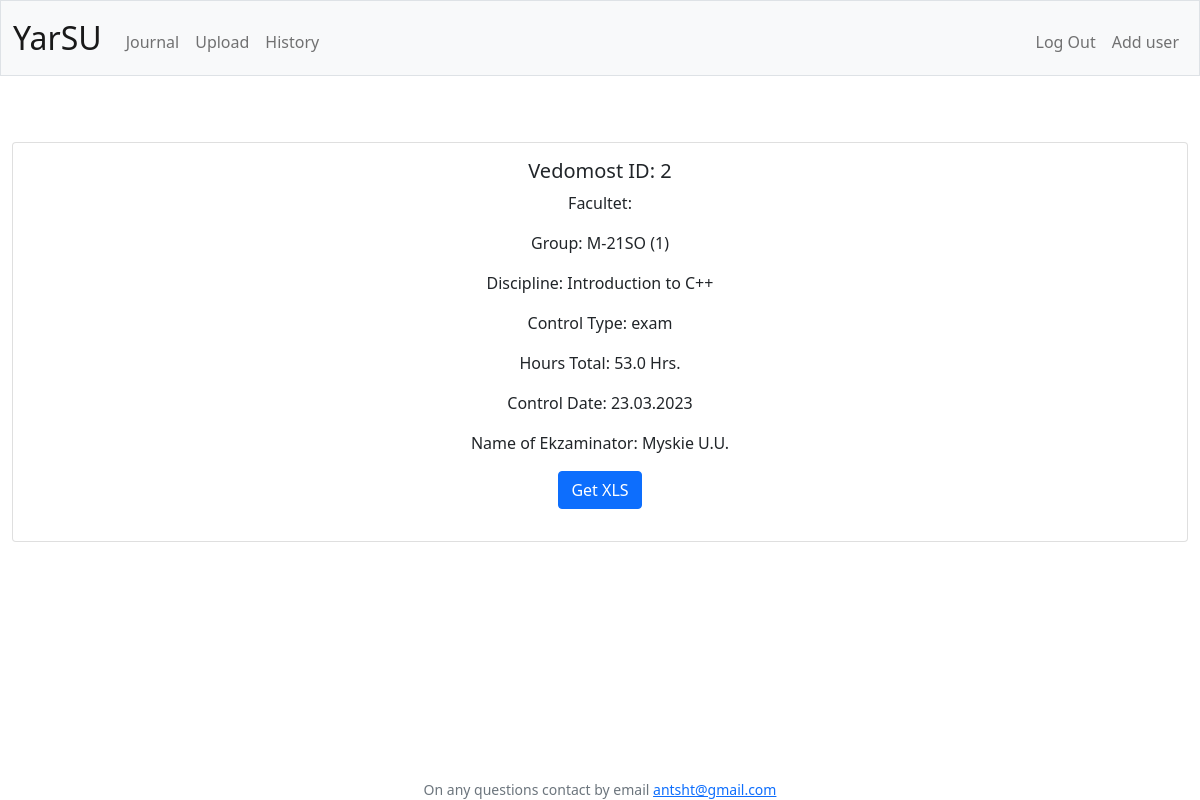
The page /vedomost?id=2 (signed in) on the database its author committed.
### tables this page shows
CREATE TABLE "vedomosti" (
	"id"	INTEGER NOT NULL UNIQUE,
	"group_id"	INTEGER NOT NULL,
	"discipline"	TEXT NOT NULL,
	"control_type"	TEXT NOT NULL,
	"name_of_ekzaminator"	TEXT NOT NULL,
	"hours_total"	INTEGER NOT NULL,
	"control_date"	TEXT NOT NULL,
	PRIMARY KEY("id" AUTOINCREMENT)
);

CREATE TABLE "groups" (
	"id"	INTEGER NOT NULL UNIQUE,
	"name"	TEXT NOT NULL UNIQUE,
	"facultet"	INTEGER NOT NULL DEFAULT 0,
	"uplan"	INTEGER NOT NULL DEFAULT 0,
	"kurs"	INTEGER NOT NULL DEFAULT 0,
	PRIMARY KEY("id")
);

### app.py (the view)
@app.route("/vedomost", methods=["GET", "POST"])
@login_required
def vedomost():
    if request.method == "GET":
        if not request.args.get("id") or len(request.args.get("id")) == 0:
            return redirect("/")
        id = int(request.args.get("id"))
        vedomosti = get_vedomosti(id)
        return render_template("vedomost.html", vedomosti=vedomosti)
    if request.method == "POST":
        id = int(request.form.get("id"))
        xlsx_file = generate_xlsx_ved(id)
        return send_file(xlsx_file, download_name="output.xlsx", as_attachment=True)

### app.py (called while the page is built)
@app.after_request
def after_request(response):
    response.headers["Cache-Control"] = "no-cache, no-store, must-revalidate"
    response.headers["Expires"] = 0
    response.headers["Pragma"] = "no-cache"
    return response

### database.py (called while the page is built, shortened)
def get_vedomosti(id=None, page=None):
    if id:
        return db.execute(
            "SELECT vedomosti.id, vedomosti.group_id, vedomosti.discipline, vedomosti.control_type, vedomosti.name_of_ekzaminator, vedomosti.hours_total, vedomosti.control_date, groups.name as g_name, facultets.name as f_name FROM vedomosti LEFT JOIN groups on vedomosti.group_id = groups.id LEFT JOIN facultets ON groups.facultet = facultets.id WHERE vedomosti.id = ?;",
            id,
        )

### helpers.py (called while the page is built)
def login_required(f):
    @wraps(f)
    def decorated_function(*args, **kwargs):
        if session.get("user_id") is None:
            return redirect("/login")
        return f(*args, **kwargs)
    return decorated_function

def format_hrs(value):
    return f"{value:,.1f} Hrs."

### sql.py (called while the page is built, shortened)
def _enable_logging(f):
    import logging
    import functools
    import os
    @functools.wraps(f)
    def decorator(*args, **kwargs):
        try:
            import flask
        except ModuleNotFoundError:
            return f(*args, **kwargs)
        disabled = logging.getLogger("cs50").disabled
        if flask.current_app and os.getenv("FLASK_ENV") == "development":
            logging.getLogger("cs50").disabled = False
        try:
            return f(*args, **kwargs)
        finally:
            logging.getLogger("cs50").disabled = disabled
    return decorator

def _parse_placeholder(token):
    import re
    import sqlparse
    if not isinstance(token, sqlparse.sql.Token) or token.ttype != sqlparse.tokens.Name.Placeholder:
        raise TypeError()
    if token.value == "?":
        return "qmark", None

    def _disconnect(self):
        if hasattr(_data, self._name()):
            getattr(_data, self._name()).close()
            delattr(_data, self._name())

    def _name(self):
        return str(hash(self))

        def connect(dbapi_connection, connection_record):
            try:
                if isinstance(dbapi_connection, sqlite3.Connection):  # If back end is sqlite
                    cursor = dbapi_connection.cursor()
                    cursor.execute("PRAGMA foreign_keys=ON")
                    cursor.close()
            except Exception:
                pass

### templates/vedomost.html (shortened to what this page needs)
{% extends "layout.html" %}
{% block main %}
{% for vedomost in vedomosti %}
<div class="card">
  <div class="card-body">
    <h5 class="card-title">Vedomost ID: {{ vedomost.id }}</h5>
    <p class="card-text">Facultet: {{ vedomost.f_nane }}</p>
    <p class="card-text">Group: {{ vedomost.g_name }} ({{ vedomost.group_id }})</p>
    <p class="card-text">Discipline: {{ vedomost.discipline }}</p>
    <p class="card-text">Control Type: {{ vedomost.control_type }}</p>
    <p class="card-text">Hours Total: {{ vedomost.hours_total | hrs }}</p>
    <p class="card-text">Control Date: {{ vedomost.control_date }}</p>
    <p class="card-text">Name of Ekzaminator: {{ vedomost.name_of_ekzaminator }}</p>
    <p class="card-text">
    <form action="/vedomost" method="post">
      <button class="btn btn-primary" type="submit">Get XLS</button></p>
  </div>
</div>
{% endfor %}
{% endblock %}

### rows shown on the page
vedomosti: id "2", g_name "M-21SO", group_id "1", discipline "Introduction to C++", control_type "exam", hours_total|hrs "53.0 Hrs.", control_date "23.03.2023", name_of_ekzaminator "Myskie U.U."
